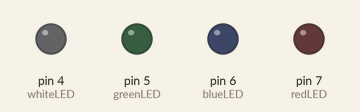
Recording of a sketch running on a simulated Arduino Uno, built with avr-gcc and run on an emulated ATmega328P. Parts: output pins drawn as LEDs (lit = HIGH).

Above: at 0.1 s.
At 3.8 s:
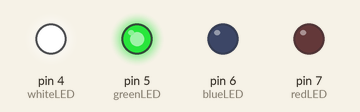
At 9.8 s:
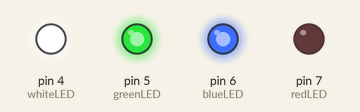
At 18.8 s:
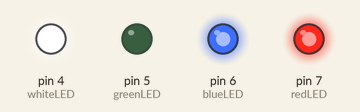
At 28.5 s:
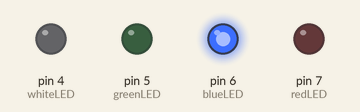
At 39.0 s:
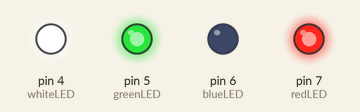
Timing chart, 0 to 40.0 s (numbered marks = the images above):
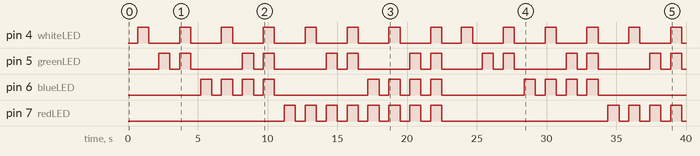

The sketch:

binary-counting.ino
```cpp
int redLED = 7;
int blueLED = 6;
int greenLED = 5;
int whiteLED = 4;

int onTIME = 800; //15
int pause = 700;

void setup() {
  // put your setup code here, to run once:
  pinMode(redLED,OUTPUT);
  pinMode(blueLED,OUTPUT);
  pinMode(greenLED,OUTPUT);
  pinMode(whiteLED,OUTPUT);
}

void loop() {
  // put your main code here, to run repeatedly:
  delay(pause);
  digitalWrite(whiteLED,HIGH);
  delay(onTIME);
  digitalWrite(whiteLED,LOW);
  delay(pause);
  digitalWrite(greenLED,HIGH);
  delay(onTIME);
  digitalWrite(greenLED,LOW);
  delay(pause);
  digitalWrite(whiteLED,HIGH);
  digitalWrite(greenLED,HIGH);
  delay(onTIME);
  digitalWrite(whiteLED,LOW);
  digitalWrite(greenLED,LOW);
  delay(pause);
  digitalWrite(blueLED,HIGH);
  delay(onTIME);
  digitalWrite(blueLED,LOW);
  delay(pause);
  digitalWrite(whiteLED,HIGH);
  digitalWrite(blueLED,HIGH);
  delay(onTIME);
  digitalWrite(whiteLED,LOW);
  digitalWrite(blueLED,LOW);
  delay(pause);
  digitalWrite(greenLED,HIGH);
  digitalWrite(blueLED,HIGH);
  delay(onTIME);
  digitalWrite(greenLED,LOW);
  digitalWrite(blueLED,LOW);
  delay(pause);
  digitalWrite(whiteLED,HIGH);
  digitalWrite(greenLED,HIGH);
  digitalWrite(blueLED,HIGH);
  delay(onTIME);
  digitalWrite(whiteLED,LOW);
  digitalWrite(greenLED,LOW);
  digitalWrite(blueLED,LOW);
  delay(pause);
  digitalWrite(redLED,HIGH);
   delay(onTIME);
   digitalWrite(redLED,LOW);
   delay(pause);
  digitalWrite(whiteLED,HIGH);
  digitalWrite(redLED,HIGH);
   delay(onTIME);
    digitalWrite(whiteLED,LOW);
  digitalWrite(redLED,LOW);
   delay(pause);
  digitalWrite(greenLED,HIGH);
  digitalWrite(redLED,HIGH);
   delay(onTIME);
   digitalWrite(greenLED,LOW);
  digitalWrite(redLED,LOW);
   delay(pause);
  digitalWrite(whiteLED,HIGH);
  digitalWrite(greenLED,HIGH);
  digitalWrite(redLED,HIGH);
   delay(onTIME);
   digitalWrite(whiteLED,LOW);
  digitalWrite(greenLED,LOW);
  digitalWrite(redLED,LOW);
   delay(pause);
  digitalWrite(redLED,HIGH);
  digitalWrite(blueLED,HIGH);
   delay(onTIME);
   digitalWrite(redLED,LOW);
  digitalWrite(blueLED,LOW);
   delay(pause);
  digitalWrite(whiteLED,HIGH);
  digitalWrite(blueLED,HIGH);
  digitalWrite(redLED,HIGH);
   delay(onTIME);
   digitalWrite(whiteLED,LOW);
  digitalWrite(blueLED,LOW);
  digitalWrite(redLED,LOW);
   delay(pause);
  digitalWrite(greenLED,HIGH);
  digitalWrite(blueLED,HIGH);
  digitalWrite(redLED,HIGH);
   delay(onTIME);
   digitalWrite(greenLED,LOW);
  digitalWrite(blueLED,LOW);
  digitalWrite(redLED,LOW);
   delay(pause);
  digitalWrite(whiteLED,HIGH);
  digitalWrite(greenLED,HIGH);
  digitalWrite(blueLED,HIGH);
  digitalWrite(redLED,HIGH);
   delay(onTIME);
   digitalWrite(whiteLED,LOW);
  digitalWrite(greenLED,LOW);
  digitalWrite(blueLED,LOW);
  digitalWrite(redLED,LOW);
   delay(pause);
}
```

Measured:
- by itself, pin 4 (whiteLED): goes 7 × (HIGH 0.80 s, LOW 2.2 s), HIGH 0.80 s, LOW 1.4 s, 5 × (HIGH 0.80 s, LOW 2.2 s), HIGH 0.80 s, then LOW
- by itself, pin 5 (greenLED): LOW → HIGH at 2.2 s, → LOW 0.80 s later, → HIGH 0.70 s later, → LOW 0.80 s later, … (28 changes in this stretch)
- by itself, pin 6 (blueLED): LOW → HIGH at 5.2 s, → LOW 0.80 s later, → HIGH 0.70 s later, → LOW 0.80 s later, … (24 changes in this stretch)
- by itself, pin 7 (redLED): goes 7 × (HIGH 0.80 s, LOW 0.70 s), HIGH 0.80 s, LOW 11.9 s, 3 × (HIGH 0.80 s, LOW 0.70 s), HIGH 0.80 s, then LOW
